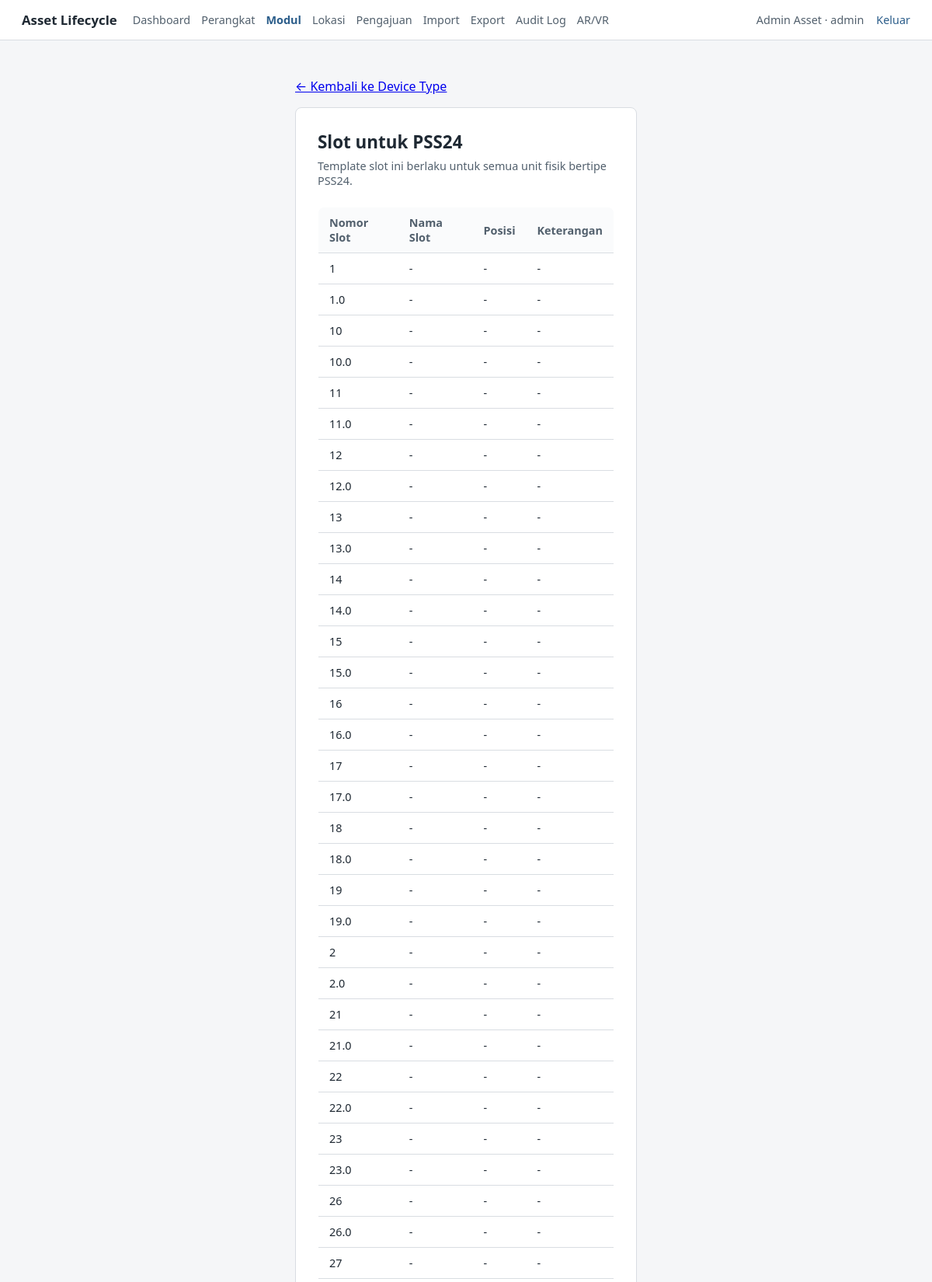
/device/types/1/slots (signed in, upper part), run on the app's committed database.
### app/models/user.py (models this page shows, shortened)
class User(db.Model, UserMixin):
    __tablename__ = "user"
    user_id = db.Column(db.Integer, primary_key=True)
    name = db.Column(db.String(150), nullable=False)
    email = db.Column(db.String(150), unique=True)
    password = db.Column(db.String(255))
    role = db.Column(db.String(20), nullable=False)  # 'admin' / 'karyawan_tif' / 'teknisi'
    is_pj = db.Column(db.Boolean, default=False)
    district = db.Column(db.String(100))
    status = db.Column(db.String(20), default="aktif")  # 'aktif' / 'pending'
    avatar_path = db.Column(db.String(255), nullable=True)  # path relatif ke static/avatars/
    created_at = db.Column(db.DateTime, default=datetime.utcnow)
    updated_at = db.Column(db.DateTime, onupdate=datetime.utcnow)

### app/models/device_type.py (models this page shows)
class DeviceType(db.Model):
    __tablename__ = "device_types"
    device_type_id = db.Column(db.Integer, primary_key=True)
    nama_tipe = db.Column(db.String(100), nullable=False)  # 'OTN PSS24', 'Metro'
    vendor = db.Column(db.String(100))
    deskripsi = db.Column(db.Text)
    created_at = db.Column(db.DateTime, default=datetime.utcnow)
    updated_at = db.Column(db.DateTime, onupdate=datetime.utcnow)
    slot_definitions = db.relationship("SlotDefinition", backref="device_type")
    devices = db.relationship("Device", backref="device_type")

### app/models/slot_definition.py (models this page shows)
class SlotDefinition(db.Model):
    __tablename__ = "slot_definitions"
    slot_definition_id = db.Column(db.Integer, primary_key=True)
    device_type_id = db.Column(db.Integer, db.ForeignKey("device_types.device_type_id"))
    nomor_slot = db.Column(db.String(20), nullable=False)
    nama_slot = db.Column(db.String(100))
    posisi = db.Column(db.String(100))
    keterangan = db.Column(db.Text)

### app/modules/device/routes.py (the view, shortened to what this page needs)
@device_bp.route("/types/<int:device_type_id>/slots", methods=["GET", "POST"])
@login_required
@role_required("admin")
def slot_definitions(device_type_id):
    device_type = DeviceType.query.get_or_404(device_type_id)
    slots = (
        SlotDefinition.query.filter_by(device_type_id=device_type_id)
        .order_by(SlotDefinition.nomor_slot)
        .all()
    )
    return render_template("device/slot_definitions.html", device_type=device_type, slots=slots)

### app/templates/device/slot_definitions.html (shortened to what this page needs)
{% extends "base.html" %}
{% block content %}
<div class="page page--wide" style="margin:0;padding:0;max-width:none;">
<p><a href="{{ url_for('device.device_types') }}">&larr; Kembali ke Device Type</a></p>
<div class="card" style="margin-bottom:20px;">
    <h1>Slot untuk {{ device_type.nama_tipe }}</h1>
    <p class="subtitle">Template slot ini berlaku untuk semua unit fisik bertipe {{ device_type.nama_tipe }}.</p>
    <table>
        <thead>
            <tr>
                <th>Nomor Slot</th>
                <th>Nama Slot</th>
                <th>Posisi</th>
                <th>Keterangan</th>
            </tr>
        </thead>
        <tbody>
            {% for s in slots %}
            <tr>
                <td>{{ s.nomor_slot }}</td>
                <td>{{ s.nama_slot or "-" }}</td>
                <td>{{ s.posisi or "-" }}</td>
                <td>{{ s.keterangan or "-" }}</td>
            </tr>
            {% else %}
            <tr><td colspan="4">Belum ada slot untuk tipe ini.</td></tr>
            {% endfor %}
        </tbody>
    </table>
</div>
</div>
{% endblock %}

### app/templates/base.html (shortened to what this page needs)
<!DOCTYPE html>
<html lang="id">
<head>
    <link rel="stylesheet" href="{{ url_for('static', filename='style.css') }}">
</head>
<body>
    <header class="topbar">
        <div style="display:flex;align-items:center;gap:20px;">
            <a href="{{ url_for('index') }}" class="topbar__brand">Asset Lifecycle</a>
            {% if current_user.is_authenticated %}
            <nav class="topbar__menu" style="display:flex;gap:14px;font-size:0.9rem;">
                <a href="{{ url_for('index') }}" style="color:var(--ink-soft);text-decoration:none;">Dashboard</a>
                <a href="{{ url_for('device.devices') }}" style="color:var(--ink-soft);text-decoration:none;">Perangkat</a>
                <a href="{{ url_for('module_request.inventory') }}" style="color:var(--accent);font-weight:600;text-decoration:none;">Modul</a>
                <a href="{{ url_for('device.locations') }}" style="color:var(--ink-soft);text-decoration:none;">Lokasi</a>
                <a href="{{ url_for('module_request.list_requests') }}" style="color:var(--ink-soft);text-decoration:none;">Pengajuan</a>
                {% if current_user.role in ['admin', 'karyawan_tif'] %}
                <a href="{{ url_for('data_import.index') }}" style="color:var(--ink-soft);text-decoration:none;">Import</a>
                <a href="{{ url_for('export.index') }}" style="color:var(--ink-soft);text-decoration:none;">Export</a>
                <a href="{{ url_for('audit.logs') }}" style="color:var(--ink-soft);text-decoration:none;">Audit Log</a>
                {% endif %}
                <a href="{{ url_for('ar.scan') }}" style="color:var(--ink-soft);text-decoration:none;">AR/VR</a>
            </nav>
            {% endif %}
        </div>
        <nav class="topbar__nav">
            {% if current_user.is_authenticated %}
                <span class="topbar__user">{{ current_user.name }} &middot; {{ current_user.role }}{% if current_user.is_pj %} &middot; PJ{% endif %}</span>
                <a href="{{ url_for('auth.logout') }}">Keluar</a>
            {% else %}
                <a href="{{ url_for('auth.login') }}">Masuk</a>
            {% endif %}
        </nav>
    </header>
    <main class="page">
        {% block content %}{% endblock %}
    </main>
</body>
</html>

### app/static/style.css (style rules this page uses)
:root { --ink: #1f2933; --ink-soft: #52606d; --line: #d9dde2; --surface: #ffffff; --bg: #f5f6f8; --accent: #2b5d8a; --accent-hover: #234a6f; --error-bg: #fbe9e7; --error-ink: #9c3b2e; --success-bg: #e6f3ea; --success-ink: #2c6e49; }
* { box-sizing: border-box; }
body { margin: 0; font-family: "Segoe UI", system-ui, -apple-system, sans-serif; color: var(--ink); background: var(--bg); }
.topbar { display: flex; justify-content: space-between; align-items: center; padding: 14px 28px; background: var(--surface); border-bottom: 1px solid var(--line); }
.topbar__brand { font-weight: 600; font-size: 1.05rem; color: var(--ink); text-decoration: none; }
.topbar__nav { display: flex; align-items: center; gap: 16px; font-size: 0.9rem; }
.topbar__nav a { color: var(--accent); text-decoration: none; }
.topbar__user { color: var(--ink-soft); }
.page { max-width: 480px; margin: 48px auto; padding: 0 20px; }
.page--wide { max-width: 900px; }
.card { background: var(--surface); border: 1px solid var(--line); border-radius: 8px; padding: 28px; }
h1 { font-size: 1.4rem; margin: 0 0 6px; }
.subtitle { color: var(--ink-soft); font-size: 0.9rem; margin: 0 0 24px; }
table { width: 100%; border-collapse: collapse; background: var(--surface); border: 1px solid var(--line); border-radius: 8px; overflow: hidden; }
th, td { text-align: left; padding: 10px 14px; border-bottom: 1px solid var(--line); font-size: 0.9rem; }
th { background: #fafbfc; color: var(--ink-soft); font-weight: 600; }

### data on the page
User: name "Admin Asset", role "admin"
DeviceType: nama_tipe "PSS24"
SlotDefinition: nomor_slot "1", nama_slot "-", posisi "-", keterangan "-"
SlotDefinition: nomor_slot "1.0", nama_slot "-", posisi "-", keterangan "-"
SlotDefinition: nomor_slot "10", nama_slot "-", posisi "-", keterangan "-"
SlotDefinition: nomor_slot "10.0", nama_slot "-", posisi "-", keterangan "-"
SlotDefinition: nomor_slot "11", nama_slot "-", posisi "-", keterangan "-"
SlotDefinition: nomor_slot "11.0", nama_slot "-", posisi "-", keterangan "-"
SlotDefinition: nomor_slot "12", nama_slot "-", posisi "-", keterangan "-"
SlotDefinition: nomor_slot "12.0", nama_slot "-", posisi "-", keterangan "-"
SlotDefinition: nomor_slot "13", nama_slot "-", posisi "-", keterangan "-"
SlotDefinition: nomor_slot "13.0", nama_slot "-", posisi "-", keterangan "-"
SlotDefinition: nomor_slot "14", nama_slot "-", posisi "-", keterangan "-"
SlotDefinition: nomor_slot "14.0", nama_slot "-", posisi "-", keterangan "-"
SlotDefinition: nomor_slot "15", nama_slot "-", posisi "-", keterangan "-"
SlotDefinition: nomor_slot "15.0", nama_slot "-", posisi "-", keterangan "-"
SlotDefinition: nomor_slot "16", nama_slot "-", posisi "-", keterangan "-"
SlotDefinition: nomor_slot "16.0", nama_slot "-", posisi "-", keterangan "-"
SlotDefinition: nomor_slot "17", nama_slot "-", posisi "-", keterangan "-"
SlotDefinition: nomor_slot "17.0", nama_slot "-", posisi "-", keterangan "-"
SlotDefinition: nomor_slot "18", nama_slot "-", posisi "-", keterangan "-"
SlotDefinition: nomor_slot "18.0", nama_slot "-", posisi "-", keterangan "-"
SlotDefinition: nomor_slot "19", nama_slot "-", posisi "-", keterangan "-"
SlotDefinition: nomor_slot "19.0", nama_slot "-", posisi "-", keterangan "-"
SlotDefinition: nomor_slot "2", nama_slot "-", posisi "-", keterangan "-"
SlotDefinition: nomor_slot "2.0", nama_slot "-", posisi "-", keterangan "-"
SlotDefinition: nomor_slot "21", nama_slot "-", posisi "-", keterangan "-"
SlotDefinition: nomor_slot "21.0", nama_slot "-", posisi "-", keterangan "-"
SlotDefinition: nomor_slot "22", nama_slot "-", posisi "-", keterangan "-"
SlotDefinition: nomor_slot "22.0", nama_slot "-", posisi "-", keterangan "-"
SlotDefinition: nomor_slot "23", nama_slot "-", posisi "-", keterangan "-"
SlotDefinition: nomor_slot "23.0", nama_slot "-", posisi "-", keterangan "-"
SlotDefinition: nomor_slot "26", nama_slot "-", posisi "-", keterangan "-"
SlotDefinition: nomor_slot "26.0", nama_slot "-", posisi "-", keterangan "-"
SlotDefinition: nomor_slot "27", nama_slot "-", posisi "-", keterangan "-"
